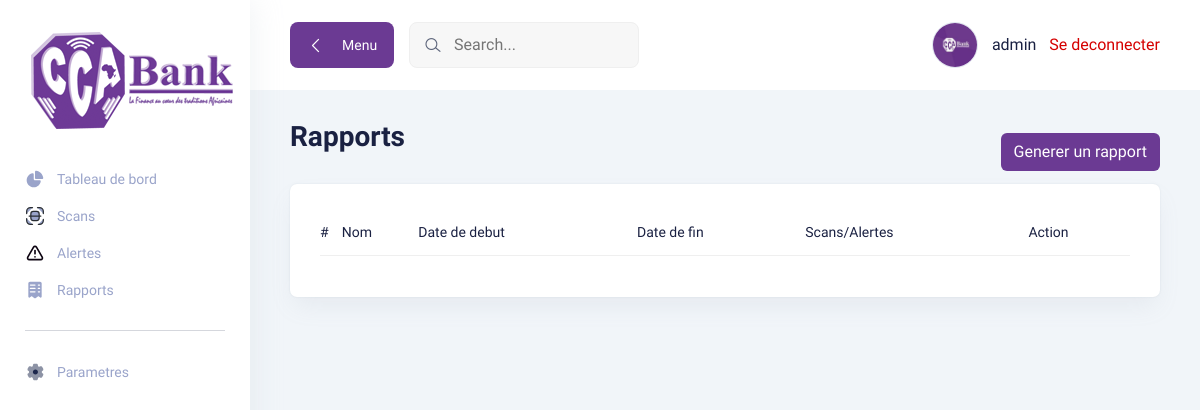
Page /reports/ (signed in) on the earlier database version.
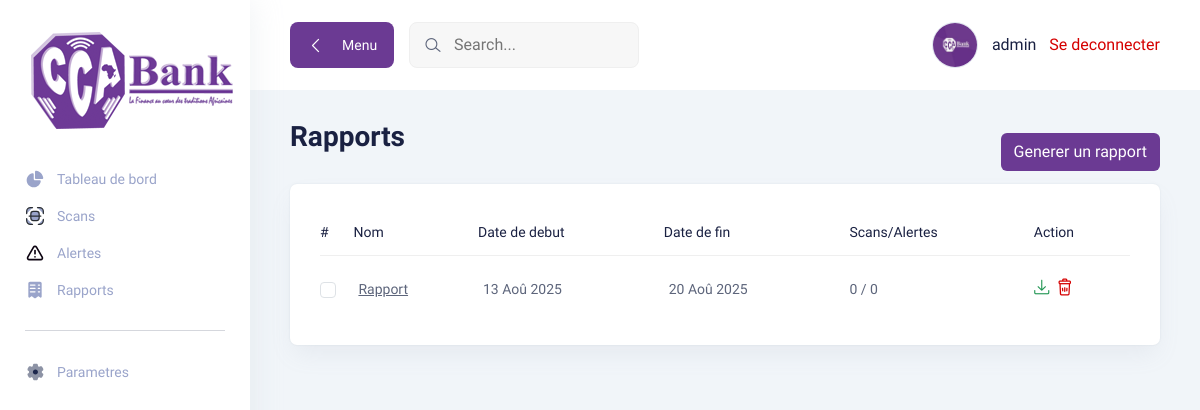
Same page on the later database version.
### main/models.py (models this page shows, shortened)
class Report(models.Model):
    name = models.CharField(max_length=100, null=True)
    report_start_date = models.DateField()
    report_end_date = models.DateField()
    scans = models.ManyToManyField(Scan, related_name='reports')
    alerts = models.ManyToManyField(Alert, related_name='reports', blank=True)
    file = models.FileField(upload_to='uploads/reports/', null=True, blank=True)

### main/views.py (the view, shortened to what this page needs)
# urls.py: path('reports/', login_required(reports), name='reports'),
def reports(request):
    reports = Report.objects.all().order_by('-report_start_date')
    return render(request, 'main/reports.html', {'reports': reports})

### main/templates/main/reports.html (shortened to what the changed rows need)
{% extends 'main/blank_page.html' %}
{% load i18n static %}
{% block page_content %}
<div class="title-wrapper pt-30">
    <div class="row align-items-center">
        <div class="col-md-6">
            <div class="title">
                <h2>{% trans "Rapports" %}</h2>
            </div>
        </div>
    </div>
</div>
<div class="tables-wrapper">
    <div class="row">
        <div class="col-lg-12">
            <div class="card-style mb-30">
                <div class="table-wrapper table-responsive">
                    <table class="table">
                        <thead>
                        <tr>
                            <th>
                            <h6>#</h6>
                            </th>
                            <th>
                            <h6>Nom</h6>
                            </th>
                            <th>
                            <h6>Date de debut</h6>
                            </th>
                            <th>
                            <h6>Date de fin</h6>
                            </th>
                            <th>
                            <h6>Scans/Alertes</h6>
                            </th>
                            <th>
                            <h6>Action</h6>
                            </th>
                        </tr>
                        </thead>
                        <tbody>
                        {% for report in reports %}
                        <tr>
                            <td>
                                <input
                                    type="checkbox"
                                    class="select-row form-check-input"
                                    id="report-{{ report.id }}"
                                />
                            </td>
                            <td class="min-width">
                                <p style="text-decoration: underline;"><a style="text-decoration: underline;" href="#">{{ report.name }}</a></p>
                            </td>
                            <td class="min-width">
                                <p>
                                    {% if report.report_start_date %}
                                        {{ report.report_start_date|date:"d M Y" }}
                                    {% else %}
                                        <span class="text-muted">---</span>
                                    {% endif %}
                                </p>
                            </td>
                            <td class="min-width">
                                <p>
                                    {% if report.report_end_date %}
                                        {{ report.report_end_date|date:"d M Y" }}
                                    {% else %}
                                        <span class="text-muted">---</span>
                                    {% endif %}
                                </p>
                            </td>
                            <td>
                                <p>
                                    {% if report.alerts %}
                                        {{ report.alerts.count }} /
                                    {% else %}
                                        <span class="text-muted">0</span>
                                    {% endif %}
                                    {% if report.scans %}
                                        {{ report.scans.count }}
                                    {% else %}
                                        <span class="text-muted">0</span>
                                    {% endif %}
                                </p>
                            </td>
                            <td>
                                <div class="action">
                                    {% if report.file %}
                                        <a href="{{ report.file.url }}" class="text-success" download>
                                        <i class="lni lni-download"></i>
                                        </a>
                                    {% else %}
                                        <span class="text-muted">No file</span>
                                    {% endif %}
                                    <button
                                        class="text-danger"
                                        data-bs-toggle="modal"
                                        data-bs-target="#deleteModal"
                                        data-id="{{ report.id }}"
                                        data-type="report"
                                        onclick="document.getElementById('deleteForm').setAttribute('action', '/reports/' + this.getAttribute('data-id') + '/delete/');"
                                    >
                                        <i class="lni lni-trash-can"></i>
                                    </button>
                                </div>
                            </td>
                        </tr>
                        {% endfor %}
                        </tbody>
                    </table>
                </div>
            </div>
        </div>
    </div>
</div>
{% endblock %}

Differences in the rows shown:
added Report: name "Rapport", report_start_date "13 Aoû 2025", report_end_date "20 Aoû 2025", alerts.count "0", scans.count "0"
